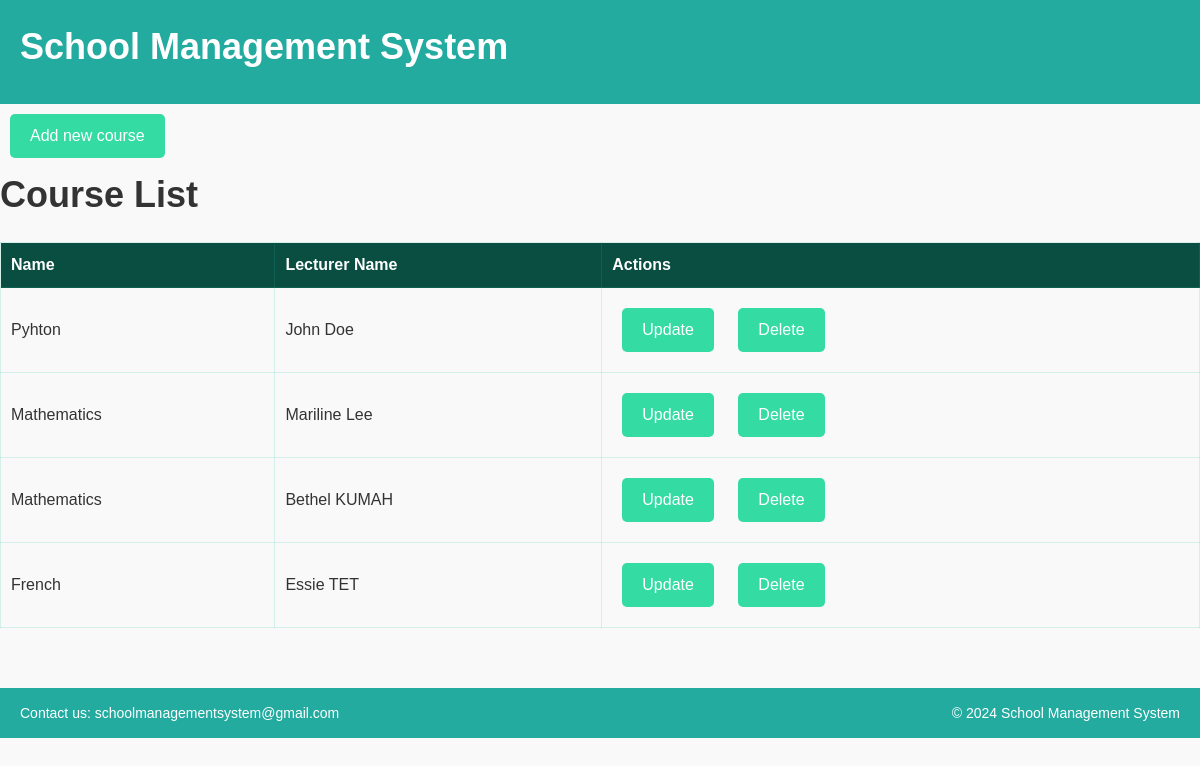
Page /courses/ on the committed database.
### school_management/models.py (models this page shows, shortened)
class Course(models.Model):
    name = models.CharField(max_length=100)
    teacher = models.ForeignKey('Teacher', related_name='courses_taught', on_delete=models.CASCADE)

class Teacher(models.Model):
    id = models.AutoField(primary_key=True)
    first_name = models.CharField(max_length=30)
    last_name = models.CharField(max_length=30)

### school_management/views.py (the view)
# urls.py: path('courses/', views.courses_list, name='courses_list'),
def courses_list(request):
    courses = Course.objects.all()
    teacher = Teacher.objects.all()
    course_teacher = zip(courses, teacher)
    return render(request, 'school_management/courses_list.html', {'course_teacher': course_teacher})

### school_management/templates/school_management/courses_list.html (shortened to what this page needs)
<!DOCTYPE html>
{% load static %}
<html>
<head>
    <link rel="stylesheet" type="text/css" href="{% static 'css/student_list.css' %}">
</head>
<body>
    <header>
        <div>
            <div class="logo">
                <h1 class="company-name">
                    <span>S</span>chool
                    <span>Management</span> System
                </h1>
            </div>
        </div>
    </header>
    <a href="{% url 'add_courses' %}">Add new course</a>
    <h1>Course List</h1>
    <table>
        <tr>
            <th>Name</th>
            <th>Lecturer Name</th>
            <th>Actions</th>
        </tr>
        {% for course, teacher in course_teacher %}
         <tr>
            <td>{{ course.name }}</td>
            <td>{{ teacher.first_name }} {{ teacher.last_name }}</td>
            <td>
                <a href="{% url 'courses_update' pk=course.pk %}">Update</a>
                <a href="{% url 'delete_courses' pk=course.pk %}">Delete</a>
            </td>
        </tr>
        {% endfor %}
    </table>
    <footer>
        <div class="footer-content">
            <p>Contact us: schoolmanagementsystem@gmail.com </p>
            <p>&copy; 2024 School Management System</p>
        </div>
    </footer>
</body>
</html>

### school_management/static/css/student_list.css (style rules this page uses)
* { box-sizing: border-box; margin: 0; padding: 0; }
body { font-family: Arial, sans-serif; font-size: 16px; line-height: 1.5; color: #333333; background-color: #f9f9f9; }
header { background-color: #23aba0; color: #fff; padding: 20px; text-align: center; }
h1 { font-size: 36px; margin-bottom: 10px; }
.logo { display: flex; align-items: center; }
a { display: inline-block; margin: 10px; padding: 10px 20px; color: #fff; background-color: #34dba3; text-decoration: none; border-radius: 5px; transition: background-color 0.3s ease; }
table { width: 100%; border-collapse: collapse; margin: 20px 0; border-radius: 10px; }
table, th, td { border: 1px solid rgba(37, 194, 168, 0.17); }
th, td { padding: 10px; text-align: left; }
th { background-color: rgb(10, 77, 65); color: #fff; }
.footer-content { display: flex; justify-content: space-between; align-items: center; margin-top: 20px; padding: 0 20px; color: #fff; font-size: 14px; line-height: 1.5; text-align: center; background-color:#23aba0; height: 50px; margin-top: 5%; }
.footer-content p { margin: 0; }

### rows in the picture
Course: name "Pyhton", first_name "John", last_name "Doe"
Course: name "Mathematics", first_name "Mariline", last_name "Lee"
Course: name "Mathematics", first_name "Bethel", last_name "KUMAH"
Course: name "French", first_name "Essie", last_name "TET"
